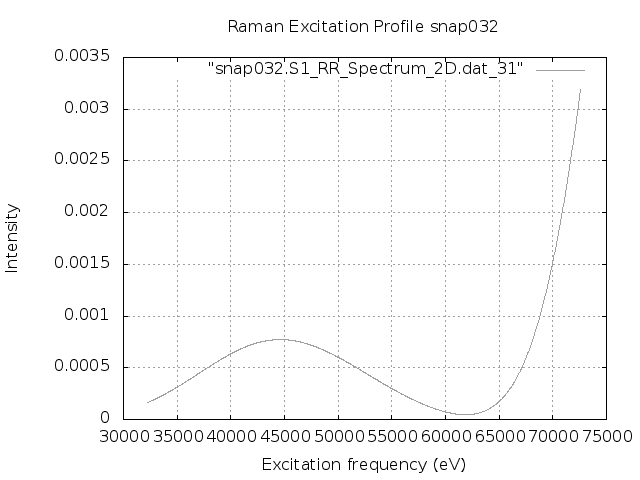

Write gnuplot code to recreate this figure.
set terminal png
set output "snap032.S1.REP_frozen.png"
set xlabel 'Excitation frequency (eV)'
set ylabel 'Intensity'
set title "Raman Excitation Profile snap032"
set grid
set autoscale
plot "snap032.S1_RR_Spectrum_2D.dat_31" with lines lc "blue"
exit
